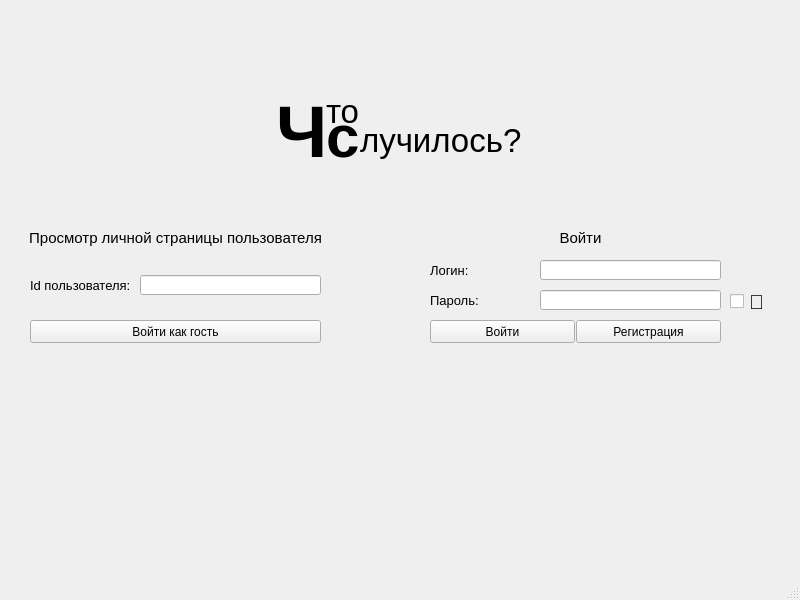
<?xml version="1.0" encoding="UTF-8"?>
<ui version="4.0">
 <class>MainWindow</class>
 <widget class="QMainWindow" name="MainWindow">
  <property name="geometry">
   <rect>
    <x>0</x>
    <y>0</y>
    <width>800</width>
    <height>600</height>
   </rect>
  </property>
  <property name="windowTitle">
   <string>MainWindow</string>
  </property>
  <widget class="QWidget" name="centralwidget">
   <widget class="QLabel" name="label">
    <property name="geometry">
     <rect>
      <x>276</x>
      <y>96</y>
      <width>61</width>
      <height>71</height>
     </rect>
    </property>
    <property name="font">
     <font>
      <pointsize>55</pointsize>
      <weight>75</weight>
      <bold>true</bold>
     </font>
    </property>
    <property name="text">
     <string>Ч</string>
    </property>
   </widget>
   <widget class="QLabel" name="label_2">
    <property name="geometry">
     <rect>
      <x>326</x>
      <y>100</y>
      <width>41</width>
      <height>71</height>
     </rect>
    </property>
    <property name="font">
     <font>
      <pointsize>45</pointsize>
      <weight>75</weight>
      <bold>true</bold>
     </font>
    </property>
    <property name="text">
     <string>с</string>
    </property>
   </widget>
   <widget class="QLabel" name="label_3">
    <property name="geometry">
     <rect>
      <x>326</x>
      <y>91</y>
      <width>61</width>
      <height>41</height>
     </rect>
    </property>
    <property name="font">
     <font>
      <family>MS Shell Dlg 2</family>
      <pointsize>25</pointsize>
      <weight>50</weight>
      <bold>false</bold>
     </font>
    </property>
    <property name="text">
     <string>то</string>
    </property>
   </widget>
   <widget class="QLabel" name="label_4">
    <property name="geometry">
     <rect>
      <x>360</x>
      <y>120</y>
      <width>171</width>
      <height>41</height>
     </rect>
    </property>
    <property name="font">
     <font>
      <pointsize>25</pointsize>
      <weight>50</weight>
      <bold>false</bold>
     </font>
    </property>
    <property name="text">
     <string>лучилось?</string>
    </property>
   </widget>
   <widget class="QLabel" name="label_5">
    <property name="geometry">
     <rect>
      <x>30</x>
      <y>230</y>
      <width>291</width>
      <height>16</height>
     </rect>
    </property>
    <property name="font">
     <font>
      <pointsize>11</pointsize>
     </font>
    </property>
    <property name="text">
     <string>Просмотр личной страницы пользователя</string>
    </property>
    <property name="alignment">
     <set>Qt::AlignCenter</set>
    </property>
   </widget>
   <widget class="QLineEdit" name="id_guest">
    <property name="geometry">
     <rect>
      <x>140</x>
      <y>275</y>
      <width>181</width>
      <height>20</height>
     </rect>
    </property>
    <property name="layoutDirection">
     <enum>Qt::LeftToRight</enum>
    </property>
    <property name="inputMask">
     <string>9999</string>
    </property>
    <property name="text">
     <string/>
    </property>
    <property name="maxLength">
     <number>4</number>
    </property>
   </widget>
   <widget class="QLabel" name="label_6">
    <property name="geometry">
     <rect>
      <x>30</x>
      <y>275</y>
      <width>111</width>
      <height>21</height>
     </rect>
    </property>
    <property name="font">
     <font>
      <pointsize>10</pointsize>
     </font>
    </property>
    <property name="text">
     <string>Id пользователя:</string>
    </property>
   </widget>
   <widget class="QPushButton" name="guest">
    <property name="geometry">
     <rect>
      <x>30</x>
      <y>320</y>
      <width>291</width>
      <height>23</height>
     </rect>
    </property>
    <property name="text">
     <string>Войти как гость</string>
    </property>
   </widget>
   <widget class="QLineEdit" name="login">
    <property name="geometry">
     <rect>
      <x>540</x>
      <y>260</y>
      <width>181</width>
      <height>20</height>
     </rect>
    </property>
    <property name="font">
     <font>
      <underline>false</underline>
      <strikeout>false</strikeout>
     </font>
    </property>
    <property name="text">
     <string/>
    </property>
   </widget>
   <widget class="QLabel" name="label_7">
    <property name="geometry">
     <rect>
      <x>430</x>
      <y>260</y>
      <width>111</width>
      <height>21</height>
     </rect>
    </property>
    <property name="font">
     <font>
      <pointsize>10</pointsize>
     </font>
    </property>
    <property name="text">
     <string>Логин:</string>
    </property>
   </widget>
   <widget class="QLabel" name="label_8">
    <property name="geometry">
     <rect>
      <x>430</x>
      <y>230</y>
      <width>301</width>
      <height>16</height>
     </rect>
    </property>
    <property name="font">
     <font>
      <pointsize>11</pointsize>
     </font>
    </property>
    <property name="layoutDirection">
     <enum>Qt::LeftToRight</enum>
    </property>
    <property name="text">
     <string>Войти</string>
    </property>
    <property name="alignment">
     <set>Qt::AlignCenter</set>
    </property>
   </widget>
   <widget class="QPushButton" name="sign_in">
    <property name="geometry">
     <rect>
      <x>430</x>
      <y>320</y>
      <width>145</width>
      <height>23</height>
     </rect>
    </property>
    <property name="text">
     <string>Войти</string>
    </property>
   </widget>
   <widget class="QLabel" name="label_9">
    <property name="geometry">
     <rect>
      <x>430</x>
      <y>290</y>
      <width>111</width>
      <height>21</height>
     </rect>
    </property>
    <property name="font">
     <font>
      <pointsize>10</pointsize>
     </font>
    </property>
    <property name="text">
     <string>Пароль:</string>
    </property>
   </widget>
   <widget class="QLineEdit" name="parol">
    <property name="geometry">
     <rect>
      <x>540</x>
      <y>290</y>
      <width>181</width>
      <height>20</height>
     </rect>
    </property>
    <property name="font">
     <font>
      <underline>false</underline>
      <strikeout>false</strikeout>
     </font>
    </property>
    <property name="text">
     <string/>
    </property>
    <property name="echoMode">
     <enum>QLineEdit::Password</enum>
    </property>
   </widget>
   <widget class="QCheckBox" name="eyes">
    <property name="geometry">
     <rect>
      <x>730</x>
      <y>286</y>
      <width>51</width>
      <height>31</height>
     </rect>
    </property>
    <property name="font">
     <font>
      <pointsize>15</pointsize>
     </font>
    </property>
    <property name="text">
     <string>🙈</string>
    </property>
    <property name="checked">
     <bool>false</bool>
    </property>
    <property name="autoRepeat">
     <bool>false</bool>
    </property>
   </widget>
   <widget class="QPushButton" name="sign_up">
    <property name="geometry">
     <rect>
      <x>576</x>
      <y>320</y>
      <width>145</width>
      <height>23</height>
     </rect>
    </property>
    <property name="text">
     <string>Регистрация</string>
    </property>
   </widget>
   <widget class="QLabel" name="error_guest">
    <property name="geometry">
     <rect>
      <x>30</x>
      <y>350</y>
      <width>291</width>
      <height>21</height>
     </rect>
    </property>
    <property name="text">
     <string/>
    </property>
   </widget>
   <widget class="QLabel" name="error_sign">
    <property name="geometry">
     <rect>
      <x>430</x>
      <y>350</y>
      <width>291</width>
      <height>21</height>
     </rect>
    </property>
    <property name="text">
     <string/>
    </property>
   </widget>
  </widget>
  <widget class="QMenuBar" name="menubar">
   <property name="geometry">
    <rect>
     <x>0</x>
     <y>0</y>
     <width>800</width>
     <height>21</height>
    </rect>
   </property>
  </widget>
  <widget class="QStatusBar" name="statusbar"/>
 </widget>
 <resources/>
 <connections/>
</ui>
